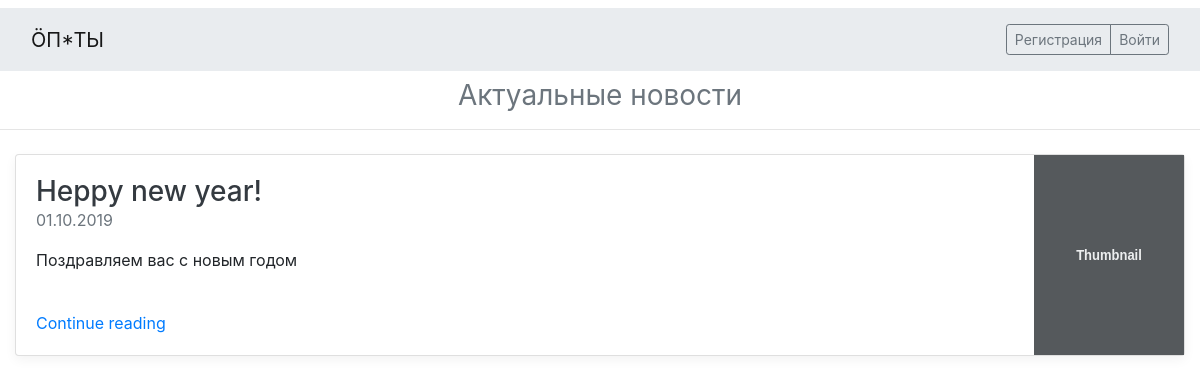
Page /news/ on the committed database.
### main/models.py (models this page shows)
class News(models.Model):
    title = models.CharField(max_length=100)
    content = models.TextField(null=True, blank=True)
    published = models.DateTimeField(auto_now_add=True, db_index=True)

### main/views.py (the view)
# urls.py: path('news/', main_views.NewsView.as_view(), name='news'),
class NewsView(CommonContextViewMixin, TemplateView):
    template_name = 'main/news.html'
    form_class = NewsForm
    models = _models.News
    def get_context_data(self, **kwargs):
        context = super().get_context_data(**kwargs)
        context['news'] = _models.News.objects.all()
        return context

### main/core/view_mixins.py (called while the page is built, shortened)
    def get_context_data(self, **kwargs):
        context = super().get_context_data(**kwargs)
        context['shop_title'] = SHOP_TITLE
        return context

    def dispatch(self, request, *args, **kwargs):
        self.user = request.user
        return super().dispatch(request, *args, **kwargs)

### main/templates/main/news.html (shortened to what this page needs)
{% extends 'base.html' %}
{% block content %}
    <h3 class="font-weight-normal text-center text-muted" style="color: #6c757d">
        Актуальные новости
    </h3>
    <hr class="mb-4">
<div class="container">
    {%  for n in news %}
    <div class="card flex-md-row mb-4 box-shadow h-md-250">
      <div class="card-body d-flex flex-column align-items-start">
          <h3 class="mb-0">
            <a class="text-dark" href="#">{{ n.title }}</a>
          </h3>
          <div class="mb-3 text-muted">{{ n.published|date:"d.m.Y" }}</div>
          <p class="card-text mb-auto">{{ n.content }}</p>
          <a href="#">Continue reading</a>
        </div>
        <img class="card-img-right flex-auto d-none d-md-block" data-src="holder.js/200x250?theme=thumb" alt="Thumbnail [200x250]" data-holder-rendered="true" style="width: 150px; height: 200px;">
      </div>
    {% endfor %}
</div>
{% endblock %}

### main/static/css/styles.css (style rules this page uses)
.container { max-width: 1220px; }
.box-shadow { box-shadow: 0 0.25rem 0.75rem rgba(0, 0, 0, .05); }

### rows in the picture
News: title "Heppy new year!", published "01.10.2019", content "Поздравляем вас с новым годом"

### other values in the picture
{{ shop_title }} "ÖП*ТЫ"
